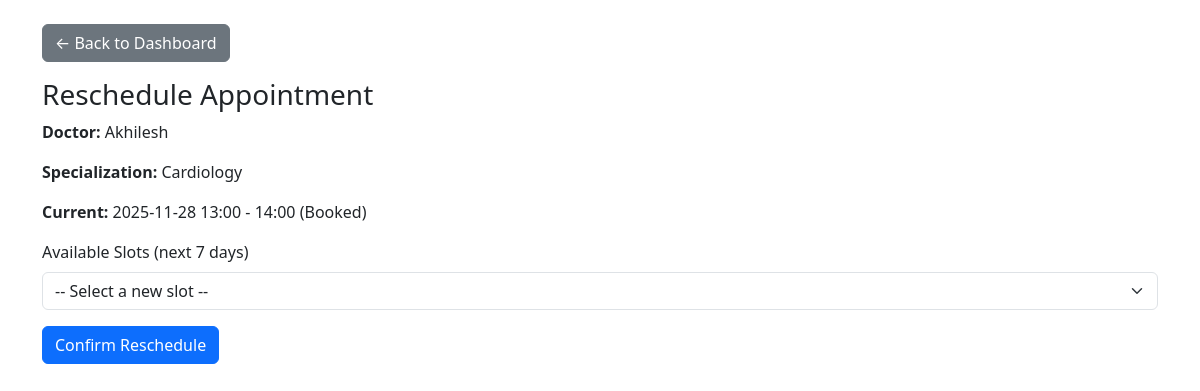
Page /patient/appointments/5/reschedule (signed in) on the committed database.
### models.py (models this page shows, shortened)
class Doctor(db.Model):
    id = db.Column(db.Integer, primary_key=True)
    name = db.Column(db.String(100), nullable=False, index=True)
    specialization_id = db.Column(db.Integer, db.ForeignKey('department.id'), nullable=False)
    availability = db.Column(db.String(500), nullable=True)
    email = db.Column(db.String(100), unique=True, nullable=False, index=True)
    password = db.Column(db.String(200), nullable=False)
    contact = db.Column(db.String(20), nullable=True)
    is_active = db.Column(db.Boolean, default=True, nullable=False)   # blacklist / soft-delete
    created_at = db.Column(db.DateTime, default=datetime.utcnow)
    appointments = db.relationship('Appointment', backref='doctor', lazy=True)
    avail_slots = db.relationship('DoctorAvailability', backref='doctor', lazy=True, cascade="all, delete-orphan")

class Department(db.Model):
    id = db.Column(db.Integer, primary_key=True)
    name = db.Column(db.String(100), unique=True, nullable=False, index=True)
    description = db.Column(db.Text, nullable=True)
    created_at = db.Column(db.DateTime, default=datetime.utcnow)
    doctors = db.relationship('Doctor', backref='department', lazy=True)

class Appointment(db.Model):
    id = db.Column(db.Integer, primary_key=True)
    doctor_id = db.Column(db.Integer, db.ForeignKey('doctor.id'), nullable=False, index=True)
    patient_id = db.Column(db.Integer, db.ForeignKey('patient.id'), nullable=False, index=True)
    date = db.Column(db.Date, nullable=False, index=True)
    start_time = db.Column(db.Time, nullable=False)
    end_time = db.Column(db.Time, nullable=False)
    status = db.Column(db.String(20), default='Booked', nullable=False, index=True)
    created_at = db.Column(db.DateTime, default=datetime.utcnow)
    treatment = db.relationship('Treatment', backref='appointment', uselist=False, cascade="all, delete-orphan")

### app.py (the view, shortened to what this page needs)
@app.route('/patient/appointments/<int:appt_id>/reschedule', methods=['GET', 'POST'])
@patient_required
def patient_reschedule_appointment(appt_id):
    patient_id = session.get('patient_id')
    appt = Appointment.query.get_or_404(appt_id)
    if appt.patient_id != patient_id:
        flash("You are not allowed to reschedule this appointment.", "danger")
        return redirect(url_for('patient_dashboard'))
    if appt.status != 'Booked':
        flash("Only booked appointments can be rescheduled.", "warning")
        return redirect(url_for('patient_dashboard'))
    doctor = appt.doctor
    today = date.today()
    week_later = today + timedelta(days=7)
    base_slots = DoctorAvailability.query.filter(
        DoctorAvailability.doctor_id == doctor.id,
        DoctorAvailability.date >= today,
        DoctorAvailability.date <= week_later,
        DoctorAvailability.is_available == True
    ).order_by(DoctorAvailability.date, DoctorAvailability.start_time).all()
    other_appts = Appointment.query.filter(
        Appointment.doctor_id == doctor.id,
        Appointment.date >= today,
        Appointment.date <= week_later,
        Appointment.status != 'Cancelled',
        Appointment.id != appt.id     # exclude the current appointment
    ).all()
    booked_set = {(b.date, b.start_time, b.end_time) for b in other_appts}
    slots = []
    for s in base_slots:
        is_booked = (s.date, s.start_time, s.end_time) in booked_set
        slots.append({
            "id": s.id,
            "weekday": s.date.strftime("%a"),
            "date_str": s.date.strftime("%Y-%m-%d"),
            "start": s.start_time.strftime("%H:%M"),
            "end": s.end_time.strftime("%H:%M"),
            "is_booked": is_booked
        })
    return render_template(
        'patient_reschedule_appointment.html',
        appt=appt,
        doctor=doctor,
        slots=slots
    )

### app.py (called while the page is built)
def patient_required(func):
    from functools import wraps
    @wraps(func)
    def wrapper(*args, **kwargs):
        if session.get('role') != 'patient':
            flash("Patient login required", "warning")
            return redirect(url_for('login'))
        return func(*args, **kwargs)
    return wrapper

### templates/patient_reschedule_appointment.html (shortened to what this page needs)
<!DOCTYPE html>
<html>
<head>
  <link href="https://cdn.jsdelivr.net/npm/bootstrap@5.3.0/dist/css/bootstrap.min.css" rel="stylesheet">
</head>
<body class="container mt-4">
  <a href="{{ url_for('patient_dashboard') }}" class="btn btn-secondary mb-3">← Back to Dashboard</a>
  <h3>Reschedule Appointment</h3>
  <p><strong>Doctor:</strong> {{ doctor.name }}</p>
  <p><strong>Specialization:</strong> {{ doctor.department.name if doctor.department else '' }}</p>
  <p>
    <strong>Current:</strong>
    {{ appt.date.strftime('%Y-%m-%d') }}
    {{ appt.start_time.strftime('%H:%M') }} - {{ appt.end_time.strftime('%H:%M') }}
    ({{ appt.status }})
  </p>
  <form method="POST" class="mt-3">
    <div class="mb-3">
      <label class="form-label">Available Slots (next 7 days)</label>
      <select name="slot_id" class="form-select" required>
        <option value="" selected disabled>-- Select a new slot --</option>
      </select>
    </div>
    <button type="submit" class="btn btn-primary">Confirm Reschedule</button>
  </form>
</body>
</html>

### rows in the picture
Doctor: name "Akhilesh"
Department: department "Cardiology"
Appointment: date "2025-11-28", start_time "13:00", end_time "14:00", status "Booked"
